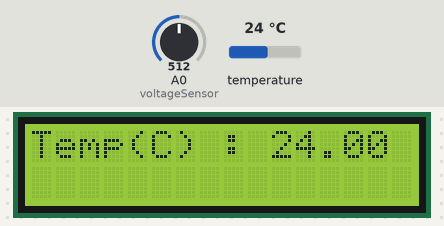
A sketch run on a simulated ESP8266 (NodeMCU). Parts: 16×2 character LCD. The inputs (shaded band) are chosen by the test bench; at power-on: A0 (voltageSensor) = 512, temperature 24 °C. WiFi joins after 1.5 s; servers stay silent unless stated; what the sketch prints to the serial monitor is not drawn.

Above: at 4.9 s.
5.0 s: A0 (voltageSensor) set to 716
At 6.2 s:
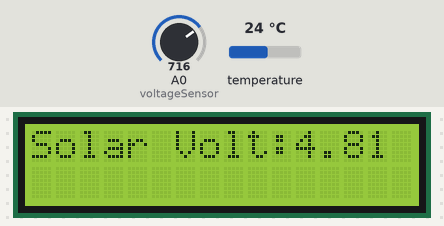
At 8.1 s:
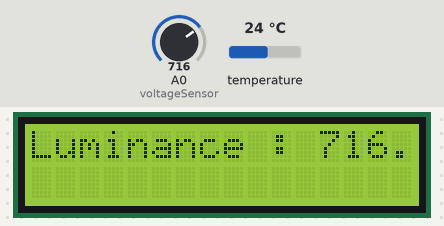
Timing chart, 0 to 9.6 s (numbered marks = the images above; inputs shaded):
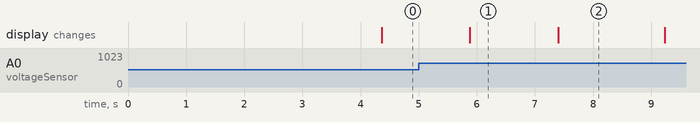

Measured:
- what the display in image 1 shows lasts 1.5 s, from 5.9 s to 7.4 s

The sketch:

BTP.ino
```cpp
#include <ESP8266WiFi.h>
#include <LiquidCrystal_I2C.h>
#include "ThingSpeak.h"
#include <OneWire.h>
#include <DallasTemperature.h>

const int oneWireBus = 2; //D4

LiquidCrystal_I2C lcd(0x27, 16, 2);

const int voltageSensor = A0; //D5==14
const int ldrSensor = 13; //D7

float vOUT = 0.0;
float vIN = 0.0;
float R1 = 30000.0;
float R2 = 7500.0;
float value = 0.0;

const char* apiKey = "2YFJWFUEBVU7A9R5";
const char* ssid = "Vamsi";
const char* pass = "Vamsi@1432";
const char* server = "api.thingspeak.com";

WiFiClient client;

OneWire oneWire(oneWireBus);
DallasTemperature sensors(&oneWire);

void setup()
{
  Serial.begin(115200);
  lcd.begin();
  lcd.backlight();
  delay(2000);
  lcd.clear();
  Serial.println("Connecting to ");
  Serial.println(ssid);
  WiFi.begin(ssid, pass);

  while (WiFi.status() != WL_CONNECTED) {
    delay(100);
  }
  Serial.println("WiFi connected");

  WiFi.mode(WIFI_STA);
  ThingSpeak.begin(client);
  sensors.begin();
}

void loop() {
  sensors.requestTemperatures();
  float tempC = sensors.getTempCByIndex(0);
  lcd.clear();
  lcd.print("Temp(C) : ");
  lcd.print(tempC);
  Serial.print("Temperature(C) = ");
  Serial.print(tempC);
  delay(1500);

  value = analogRead(voltageSensor);
  vOUT = (value * 5.0) / 3724.0;
  vIN = vOUT / (R2 / (R1 + R2));
  Serial.print("   Voltage = ");
  Serial.println(vIN);
  lcd.clear();
  lcd.print("Solar Volt:");
  lcd.print(vIN);
  delay(1500);

  float LDR_Val = analogRead(ldrSensor);
  Serial.print("   Luminance : ");
  Serial.print(LDR_Val);
  lcd.clear();
  lcd.print("Luminance : ");
  lcd.print(LDR_Val);
  delay(1500);

  ThingSpeak.setField(1, vIN);
  ThingSpeak.setField(2, tempC);
  ThingSpeak.setField(3, LDR_Val);

  Serial.println("Sending....");
  int x = ThingSpeak.writeFields(1, apiKey);

  if(x == 200){
    Serial.println("Channel update successful.");
    lcd.clear();
    lcd.print("Data Transfering");
    lcd.setCursor(0,1);
    lcd.print("to ThingSpeak...");
  }else{
    Serial.println("Problem updating channel. HTTP error code " + String(x));
  }

  client.stop();
  delay(15000);
}
```
